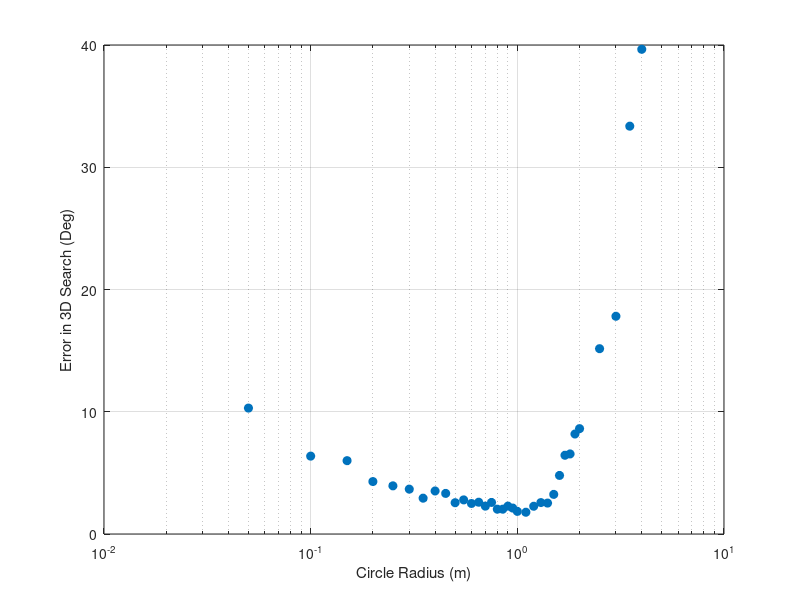

Source code (MATLAB):


circ_rad = [0.05, 0.1, 0.15, 0.2, 0.25, 0.3, 0.35, 0.4, 0.45, 0.5, 0.55, 0.6, 0.65, 0.7, 0.75, 0.8, 0.85, 0.9, 0.95, 1, 1.1, 1.2, 1.3, 1.4, 1.5, 1.6, 1.7, 1.8, 1.9, 2, 2.5, 3, 3.5, 4];
circ_err = [10.3, 6.37, 6, 4.29, 3.94, 3.67, 2.93, 3.52, 3.32, 2.56, 2.79, 2.497, 2.6, 2.28, 2.58, 2.03, 2.03, 2.28, 2.12, 1.85, 1.78, 2.27, 2.57, 2.53, 3.24, 4.79, 6.44, 6.55, 8.18, 8.62, 15.16, 17.81, 33.36, 39.65];

semilogx(circ_rad, circ_err, 'o','MarkerFaceColor', [0 0.447 0.741])
xlabel('Circle Radius (m)')
ylabel('Error in 3D Search (Deg)')
grid on


